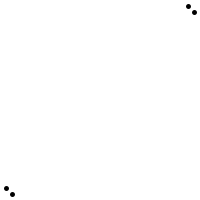
Frame 1 (no input)
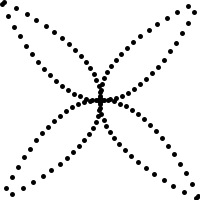
Frame 60 (the mouse pressed at the canvas centre just before this capture)
Frame 120 (the mouse held since frame 60 and released just before this capture): identical to frame 60, image omitted

The Processing sketch that drew these frames (run headless with seeded random() and noise(); from frame 60 on, the mouse is pressed at the canvas centre):

// Processing sketch: processing_96504
// ── processing_96504.pde

void setup () {
  size (200, 200);
  background (255);
}
int x=-100;
int y=05;

void draw () {
  int spacing= 6;
  int endegs= 80;

  smooth();
  strokeWeight(5);
  x=x+spacing;
  point (x+100, x*x/100+100);
  point (-x+100, -x*x/100+100);
  point (x*x/100+100, x+100);
  point (-x*x/100+100, -x+100);
}
